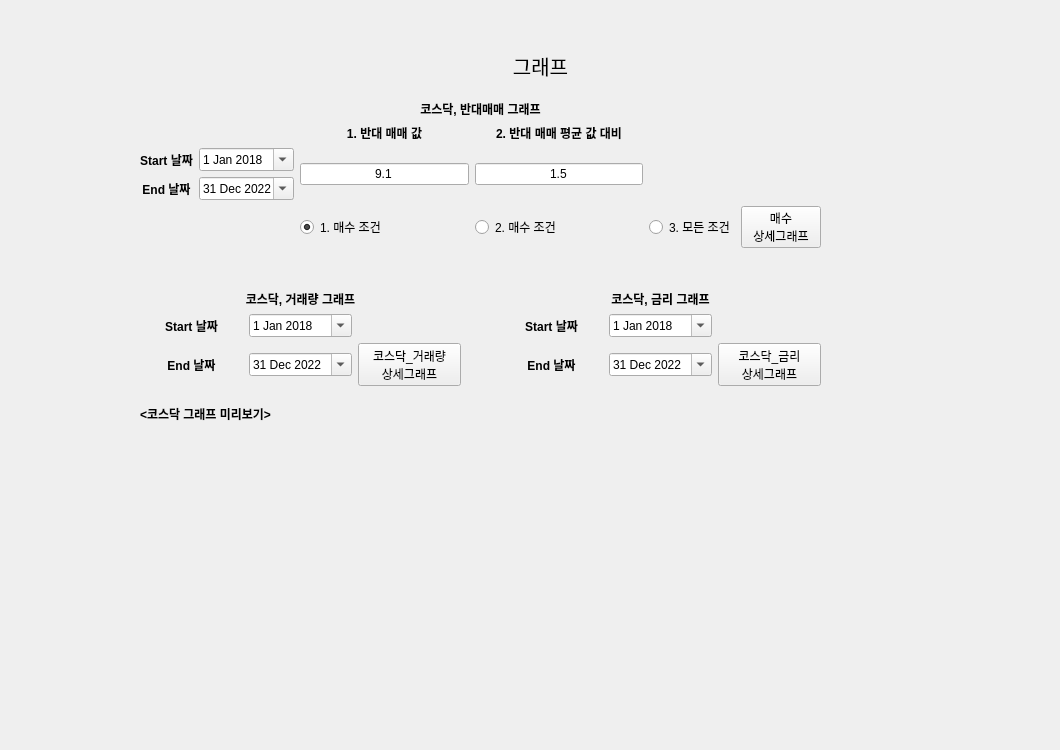
    <widget class="QWidget" name="page">
     <widget class="QLabel" name="label_search_3">
      <property name="geometry">
       <rect>
        <x>30</x>
        <y>40</y>
        <width>1021</width>
        <height>51</height>
       </rect>
      </property>
      <property name="font">
       <font>
        <family>맑은 고딕</family>
        <pointsize>15</pointsize>
       </font>
      </property>
      <property name="text">
       <string>그래프</string>
      </property>
      <property name="alignment">
       <set>Qt::AlignCenter</set>
      </property>
     </widget>
     <widget class="QWidget" name="gridLayoutWidget">
      <property name="geometry">
       <rect>
        <x>500</x>
        <y>290</y>
        <width>321</width>
        <height>96</height>
       </rect>
      </property>
      <layout class="QGridLayout" name="gridLayout">
       <item row="2" column="0">
        <widget class="QLabel" name="label_76">
         <property name="font">
          <font>
           <weight>75</weight>
           <bold>true</bold>
          </font>
         </property>
         <property name="text">
          <string>End 날짜</string>
         </property>
         <property name="alignment">
          <set>Qt::AlignCenter</set>
         </property>
        </widget>
       </item>
       <item row="1" column="0">
        <widget class="QLabel" name="label_75">
         <property name="font">
          <font>
           <weight>75</weight>
           <bold>true</bold>
          </font>
         </property>
         <property name="text">
          <string>Start 날짜</string>
         </property>
         <property name="alignment">
          <set>Qt::AlignCenter</set>
         </property>
        </widget>
       </item>
       <item row="2" column="2">
        <widget class="QPushButton" name="show_graph_btn3">
         <property name="text">
          <string>코스닥_금리
상세그래프</string>
         </property>
        </widget>
       </item>
       <item row="0" column="0" colspan="3">
        <widget class="QLabel" name="label_82">
         <property name="font">
          <font>
           <weight>75</weight>
           <bold>true</bold>
          </font>
         </property>
         <property name="text">
          <string>코스닥, 금리 그래프</string>
         </property>
         <property name="alignment">
          <set>Qt::AlignCenter</set>
         </property>
        </widget>
       </item>
       <item row="1" column="1">
        <widget class="QDateEdit" name="start_date3">
         <property name="maximumDate">
          <date>
           <year>2022</year>
           <month>12</month>
           <day>31</day>
          </date>
         </property>
         <property name="minimumDate">
          <date>
           <year>2018</year>
           <month>1</month>
           <day>1</day>
          </date>
         </property>
         <property name="calendarPopup">
          <bool>true</bool>
         </property>
         <property name="date">
          <date>
           <year>2018</year>
           <month>1</month>
           <day>1</day>
          </date>
         </property>
        </widget>
       </item>
       <item row="2" column="1">
        <widget class="QDateEdit" name="end_date3">
         <property name="maximumDate">
          <date>
           <year>2022</year>
           <month>12</month>
           <day>31</day>
          </date>
         </property>
         <property name="minimumDate">
          <date>
           <year>2018</year>
           <month>1</month>
           <day>1</day>
          </date>
         </property>
         <property name="calendarPopup">
          <bool>true</bool>
         </property>
         <property name="date">
          <date>
           <year>2022</year>
           <month>12</month>
           <day>31</day>
          </date>
         </property>
        </widget>
       </item>
      </layout>
     </widget>
     <widget class="QWidget" name="gridLayoutWidget_2">
      <property name="geometry">
       <rect>
        <x>140</x>
        <y>290</y>
        <width>321</width>
        <height>96</height>
       </rect>
      </property>
      <layout class="QGridLayout" name="gridLayout_2">
       <item row="2" column="2">
        <widget class="QPushButton" name="show_graph_btn2">
         <property name="text">
          <string>코스닥_거래량
상세그래프</string>
         </property>
        </widget>
       </item>
       <item row="1" column="1">
        <widget class="QDateEdit" name="start_date2">
         <property name="maximumDate">
          <date>
           <year>2022</year>
           <month>12</month>
           <day>31</day>
          </date>
         </property>
         <property name="minimumDate">
          <date>
           <year>2018</year>
           <month>1</month>
           <day>1</day>
          </date>
         </property>
         <property name="calendarPopup">
          <bool>true</bool>
         </property>
         <property name="date">
          <date>
           <year>2018</year>
           <month>1</month>
           <day>1</day>
          </date>
         </property>
        </widget>
       </item>
       <item row="2" column="1">
        <widget class="QDateEdit" name="end_date2">
         <property name="maximumDate">
          <date>
           <year>2022</year>
           <month>12</month>
           <day>31</day>
          </date>
         </property>
         <property name="minimumDate">
          <date>
           <year>2018</year>
           <month>1</month>
           <day>1</day>
          </date>
         </property>
         <property name="calendarPopup">
          <bool>true</bool>
         </property>
         <property name="date">
          <date>
           <year>2022</year>
           <month>12</month>
           <day>31</day>
          </date>
         </property>
        </widget>
       </item>
       <item row="0" column="0" colspan="3">
        <widget class="QLabel" name="label_83">
         <property name="font">
          <font>
           <weight>75</weight>
           <bold>true</bold>
          </font>
         </property>
         <property name="text">
          <string>코스닥, 거래량 그래프</string>
         </property>
         <property name="alignment">
          <set>Qt::AlignCenter</set>
         </property>
        </widget>
       </item>
       <item row="1" column="0">
        <widget class="QLabel" name="label_77">
         <property name="font">
          <font>
           <weight>75</weight>
           <bold>true</bold>
          </font>
         </property>
         <property name="text">
          <string>Start 날짜</string>
         </property>
         <property name="alignment">
          <set>Qt::AlignCenter</set>
         </property>
        </widget>
       </item>
       <item row="2" column="0">
        <widget class="QLabel" name="label_78">
         <property name="font">
          <font>
           <weight>75</weight>
           <bold>true</bold>
          </font>
         </property>
         <property name="text">
          <string>End 날짜</string>
         </property>
         <property name="alignment">
          <set>Qt::AlignCenter</set>
         </property>
        </widget>
       </item>
      </layout>
     </widget>
     <widget class="QWidget" name="gridLayoutWidget_3">
      <property name="geometry">
       <rect>
        <x>140</x>
        <y>100</y>
        <width>681</width>
        <height>148</height>
       </rect>
      </property>
      <layout class="QGridLayout" name="gridLayout_3">
       <item row="4" column="2">
        <widget class="QRadioButton" name="terms1_radio">
         <property name="enabled">
          <bool>true</bool>
         </property>
         <property name="acceptDrops">
          <bool>false</bool>
         </property>
         <property name="text">
          <string>1. 매수 조건</string>
         </property>
         <property name="checkable">
          <bool>true</bool>
         </property>
         <property name="checked">
          <bool>true</bool>
         </property>
         <property name="autoExclusive">
          <bool>true</bool>
         </property>
        </widget>
       </item>
       <item row="2" column="3" rowspan="2">
        <widget class="QLineEdit" name="terms2_edit">
         <property name="text">
          <string>1.5</string>
         </property>
         <property name="alignment">
          <set>Qt::AlignCenter</set>
         </property>
        </widget>
       </item>
       <item row="4" column="4">
        <widget class="QRadioButton" name="terms3_radio">
         <property name="text">
          <string>3. 모든 조건</string>
         </property>
        </widget>
       </item>
       <item row="4" column="3">
        <widget class="QRadioButton" name="terms2_radio">
         <property name="text">
          <string>2. 매수 조건</string>
         </property>
        </widget>
       </item>
       <item row="2" column="1">
        <widget class="QDateEdit" name="start_date">
         <property name="maximumDate">
          <date>
           <year>2022</year>
           <month>12</month>
           <day>31</day>
          </date>
         </property>
         <property name="minimumDate">
          <date>
           <year>2018</year>
           <month>1</month>
           <day>1</day>
          </date>
         </property>
         <property name="calendarPopup">
          <bool>true</bool>
         </property>
         <property name="date">
          <date>
           <year>2018</year>
           <month>1</month>
           <day>1</day>
          </date>
         </property>
        </widget>
       </item>
       <item row="2" column="2" rowspan="2">
        <widget class="QLineEdit" name="terms1_edit">
         <property name="text">
          <string>9.1</string>
         </property>
         <property name="alignment">
          <set>Qt::AlignCenter</set>
         </property>
        </widget>
       </item>
       <item row="4" column="5">
        <widget class="QPushButton" name="show_graph_btn">
         <property name="text">
          <string>매수
상세그래프</string>
         </property>
        </widget>
       </item>
       <item row="2" column="0">
        <widget class="QLabel" name="label_79">
         <property name="font">
          <font>
           <weight>75</weight>
           <bold>true</bold>
          </font>
         </property>
         <property name="text">
          <string>Start 날짜</string>
         </property>
         <property name="alignment">
          <set>Qt::AlignCenter</set>
         </property>
        </widget>
       </item>
       <item row="3" column="0">
        <widget class="QLabel" name="label_80">
         <property name="font">
          <font>
           <weight>75</weight>
           <bold>true</bold>
          </font>
         </property>
         <property name="text">
          <string>End 날짜</string>
         </property>
         <property name="alignment">
          <set>Qt::AlignCenter</set>
         </property>
        </widget>
       </item>
       <item row="3" column="1">
        <widget class="QDateEdit" name="end_date">
         <property name="maximumDate">
          <date>
           <year>2022</year>
           <month>12</month>
           <day>31</day>
          </date>
         </property>
         <property name="minimumDate">
          <date>
           <year>2018</year>
           <month>1</month>
           <day>1</day>
          </date>
         </property>
         <property name="calendarPopup">
          <bool>true</bool>
         </property>
         <property name="date">
          <date>
           <year>2022</year>
           <month>12</month>
           <day>31</day>
          </date>
         </property>
        </widget>
       </item>
       <item row="1" column="2">
        <widget class="QLabel" name="label_73">
         <property name="font">
          <font>
           <weight>75</weight>
           <bold>true</bold>
          </font>
         </property>
         <property name="text">
          <string>1. 반대 매매 값</string>
         </property>
         <property name="alignment">
          <set>Qt::AlignCenter</set>
         </property>
         <property name="wordWrap">
          <bool>true</bool>
         </property>
        </widget>
       </item>
       <item row="1" column="3">
        <widget class="QLabel" name="label_74">
         <property name="font">
          <font>
           <weight>75</weight>
           <bold>true</bold>
          </font>
         </property>
         <property name="text">
          <string>2. 반대 매매 평균 값 대비</string>
         </property>
         <property name="alignment">
          <set>Qt::AlignCenter</set>
         </property>
        </widget>
       </item>
       <item row="0" column="0" colspan="6">
        <widget class="QLabel" name="label_84">
         <property name="font">
          <font>
           <weight>75</weight>
           <bold>true</bold>
          </font>
         </property>
         <property name="text">
          <string>코스닥, 반대매매 그래프</string>
         </property>
         <property name="alignment">
          <set>Qt::AlignCenter</set>
         </property>
        </widget>
       </item>
      </layout>
     </widget>
     <widget class="PlotWidget" name="graph1" native="true">
      <property name="geometry">
       <rect>
        <x>140</x>
        <y>430</y>
        <width>681</width>
        <height>311</height>
       </rect>
      </property>
     </widget>
     <widget class="QLabel" name="preview_label">
      <property name="geometry">
       <rect>
        <x>140</x>
        <y>400</y>
        <width>321</width>
        <height>29</height>
       </rect>
      </property>
      <property name="font">
       <font>
        <weight>75</weight>
        <bold>true</bold>
       </font>
      </property>
      <property name="text">
       <string>&lt;코스닥 그래프 미리보기&gt;</string>
      </property>
      <property name="alignment">
       <set>Qt::AlignLeading|Qt::AlignLeft|Qt::AlignVCenter</set>
      </property>
     </widget>
    </widget>
